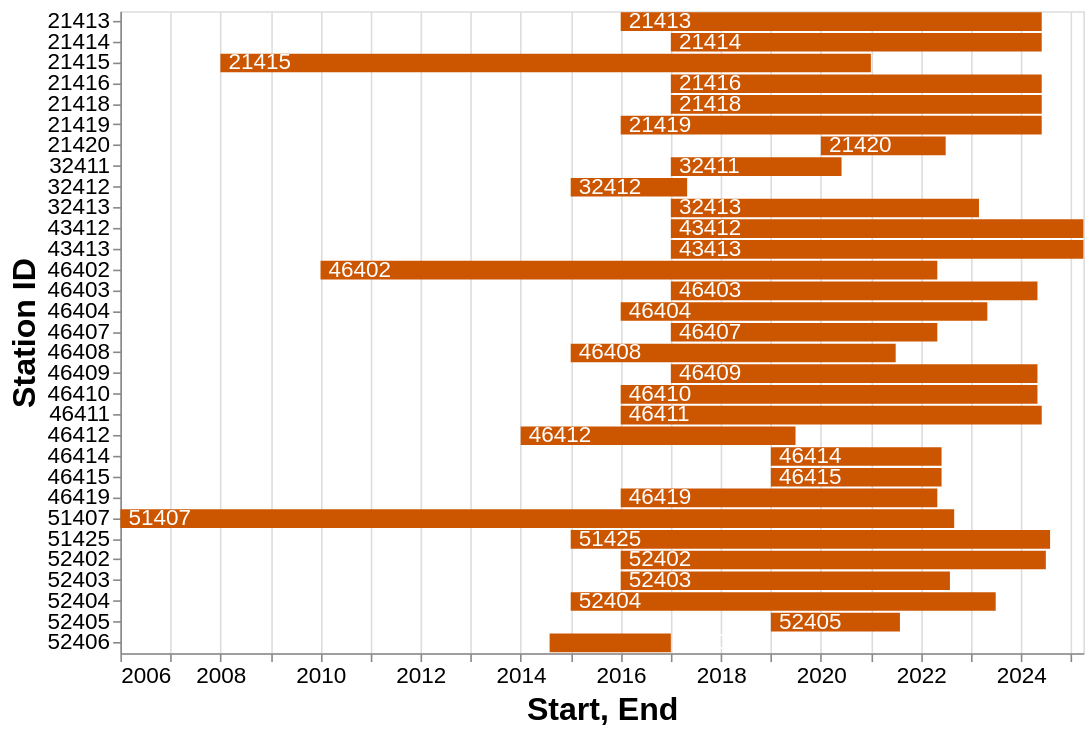

The code cell stored with this chart in its notebook:
### Code cell
#data.iloc[0,8][11:] '2016/12/31'
#data.iloc[0,8][:10] #'2010/01/01'#
import altair as alt
start=[]
end=[]
for i in range(len(data.iloc[:,8])):
    start.append(data.iloc[i,8][:10])
    end.append(data.iloc[i,8][11:])
data["Start"]=pd.Series(start)
data["End"]=pd.Series(end)
data["Start"]=pd.to_datetime(data["Start"])
data["End"]=pd.to_datetime(data["End"])
data["Station ID"]=data["Station ID"].astype(str)
bars = alt.Chart(data).mark_bar(color='#CC5500').encode(
    x="Start",
    x2="End",
    y=alt.Y("Station ID")
)

text = bars.mark_text(
    align="left",
    baseline="middle",
    color="white",
    fontSize=14,
    dx=5  # Nudges text to right so it doesn't appear on top of the bar
).encode(
    text="Station ID"
)
(bars+text).properties(height=400, width=600).configure_axis(
    labelFontSize=14,
    titleFontSize=20
)

### Figure 1 — Vega-Lite specification as saved in the notebook (floating-point values rounded to 4 significant figures)
{"config": {"view": {"continuousWidth": 300, "continuousHeight": 300}, "axis": {"labelFontSize": 14, "titleFontSize": 20}}, "layer": [{"mark": {"type": "bar", "color": "#CC5500"}, "encoding": {"x": {"field": "Start", "type": "temporal"}, "x2": {"field": "End"}, "y": {"field": "Station ID", "type": "nominal"}}}, {"mark": {"type": "text", "align": "left", "baseline": "middle", "color": "white", "dx": 5, "fontSize": 14}, "encoding": {"text": {"field": "Station ID", "type": "nominal"}, "x": {"field": "Start", "type": "temporal"}, "x2": {"field": "End"}, "y": {"field": "Station ID", "type": "nominal"}}}], "data": {"name": "data-1e46b95174357543d03e439aa3a63d33"}, "height": 400, "width": 600, "$schema": "https://vega.github.io/schema/vega-lite/v6.4.1.json", "datasets": {"data-1e46b95174357543d03e439aa3a63d33": [{"Station ID": "46402", "Mean MLS": 1.743, "Mean BLS": -4.118, "STD MLS": 0.1918, "STD BLS": 0.2967, "Lon": -163.9, "Lat": 50.98, "Depth [m]": 4772, " Dates           ": "2010/01/01-2022/04/30", "Winter IG [mm]": 10.08, "Summer IG [mm]": 6.768, "Winter Power 120 s": -44.53, "Summer Power 120 s": -49.52, "Winter Power 250 s": -41.51, "Summer Power 250 s": -46.78, "Winter Power 800 s": -40.89, "Summer Power 800 s": -41.52, "DART Station ID": 46402, "Start": "2010-01-01T00:00:00", "End": "2022-04-30T00:00:00"}, {"Station ID": "46408", "Mean MLS": 1.738, "Mean BLS": -4.108, "STD MLS": 0.1484, "STD BLS": 0.3264, "Lon": -169.9, "Lat": 49.66, "Depth [m]": 5415, " Dates           ": "2015/01/01-2021/06/30", "Winter IG [mm]": 10.08, "Summer IG [mm]": 7.331, "Winter Power 120 s": -45.43, "Summer Power 120 s": -50.05, "Winter Power 250 s": -41.44, "Summer Power 250 s": -46.61, "Winter Power 800 s": -40.91, "Summer Power 800 s": -41.48, "DART Station ID": 46408, "Start": "2015-01-01T00:00:00", "End": "2021-06-30T00:00:00"}, {"Station ID": "46410", "Mean MLS": 1.45, "Mean BLS": -3.778, "STD MLS": 0.2094, "STD BLS": 0.4434, "Lon": -143.8, "Lat": 57.63, "Depth [m]": 3755, " Dates           ": "2016/01/01-2024/04/30", "Winter IG [mm]": 14.63, "Summer IG [mm]": 7.582, "Winter Power 120 s": -40.92, "Summer Power 120 s": -47.41, "Winter Power 250 s": -39.49, "Summer Power 250 s": -45.82, "Winter Power 800 s": -40.47, "Summer Power 800 s": -41.74, "DART Station ID": 46410, "Start": "2016-01-01T00:00:00", "End": "2024-04-30T00:00:00"}, {"Station ID": "46415", "Mean MLS": 1.889, "Mean BLS": -4.346, "STD MLS": 0.2162, "STD BLS": 0.3574, "Lon": -139.9, "Lat": 53.04, "Depth [m]": 3607, " Dates           ": "2019/01/01-2022/05/31", "Winter IG [mm]": 14.15, "Summer IG [mm]": 7.138, "Winter Power 120 s": -41.04, "Summer Power 120 s": -48.71, "Winter Power 250 s": -39.08, "Summer Power 250 s": -46.76, "Winter Power 800 s": -39.96, "Summer Power 800 s": -41.74, "DART Station ID": 46415, "Start": "2019-01-01T00:00:00", "End": "2022-05-31T00:00:00"}, {"Station ID": "46414", "Mean MLS": 1.781, "Mean BLS": -4.256, "STD MLS": 0.1955, "STD BLS": 0.3097, "Lon": -152.4, "Lat": 53.76, "Depth [m]": 4736, " Dates           ": "2019/01/01-2022/05/31", "Winter IG [mm]": 10.75, "Summer IG [mm]": 6.509, "Winter Power 120 s": -44.31, "Summer Power 120 s": -50.77, "Winter Power 250 s": -41.02, "Summer Power 250 s": -47.76, "Winter Power 800 s": -40.58, "Summer Power 800 s": -42.3, "DART Station ID": 46414, "Start": "2019-01-01T00:00:00", "End": "2022-05-31T00:00:00"}, {"Station ID": "46409", "Mean MLS": 1.703, "Mean BLS": -4.113, "STD MLS": 0.2111, "STD BLS": 0.3851, "Lon": -148.6, "Lat": 55.31, "Depth [m]": 4224, " Dates           ": "2017/01/01-2024/04/30", "Winter IG [mm]": 12.33, "Summer IG [mm]": 6.769, "Winter Power 120 s": -42.67, "Summer Power 120 s": -48.96, "Winter Power 250 s": -40.02, "Summer Power 250 s": -46.61, "Winter Power 800 s": -40.58, "Summer Power 800 s": -41.81, "DART Station ID": 46409, "Start": "2017-01-01T00:00:00", "End": "2024-04-30T00:00:00"}, {"Station ID": "46403", "Mean MLS": 1.701, "Mean BLS": -4.115, "STD MLS": 0.1272, "STD BLS": 0.3065, "Lon": -156.8, "Lat": 52.66, "Depth [m]": 4522, " Dates           ": "2017/01/01-2024/04/30", "Winter IG [mm]": 10.64, "Summer IG [mm]": 6.702, "Winter Power 120 s": -43.52, "Summer Power 120 s": -49.33, "Winter Power 250 s": -41.24, "Summer Power 250 s": -46.67, "Winter Power 800 s": -40.94, "Summer Power 800 s": -41.75, "DART Station ID": 46403, "Start": "2017-01-01T00:00:00", "End": "2024-04-30T00:00:00"}, {"Station ID": "46407", "Mean MLS": 1.905, "Mean BLS": -4.254, "STD MLS": 0.2229, "STD BLS": 0.3952, "Lon": -128.8, "Lat": 42.7, "Depth [m]": 3300, " Dates           ": "2017/01/01-2022/04/30", "Winter IG [mm]": 19.39, "Summer IG [mm]": 7.867, "Winter Power 120 s": -38.17, "Summer Power 120 s": -46.78, "Winter Power 250 s": -37.51, "Summer Power 250 s": -45.78, "Winter Power 800 s": -39.04, "Summer Power 800 s": -41.02, "DART Station ID": 46407, "Start": "2017-01-01T00:00:00", "End": "2022-04-30T00:00:00"}, {"Station ID": "46419", "Mean MLS": 1.659, "Mean BLS": -3.898, "STD MLS": 0.2073, "STD BLS": 0.4246, "Lon": -129.6, "Lat": 48.8, "Depth [m]": 2795, " Dates           ": "2016/01/01-2022/04/30", "Winter IG [mm]": 17.98, "Summer IG [mm]": 8.336, "Winter Power 120 s": -38.55, "Summer Power 120 s": -46.86, "Winter Power 250 s": -37.85, "Summer Power 250 s": -45.67, "Winter Power 800 s": -39.01, "Summer Power 800 s": -40.49, "DART Station ID": 46419, "Start": "2016-01-01T00:00:00", "End": "2022-04-30T00:00:00"}, {"Station ID": "46404", "Mean MLS": 1.764, "Mean BLS": -3.99, "STD MLS": 0.2397, "STD BLS": 0.4296, "Lon": -128.8, "Lat": 45.85, "Depth [m]": 3738, " Dates           ": "2016/01/01-2023/04/30", "Winter IG [mm]": 21.85, "Summer IG [mm]": 8.624, "Winter Power 120 s": -36.68, "Summer Power 120 s": -45.88, "Winter Power 250 s": -35.69, "Summer Power 250 s": -44.74, "Winter Power 800 s": -37.98, "Summer Power 800 s": -40.28, "DART Station ID": 46404, "Start": "2016-01-01T00:00:00", "End": "2023-04-30T00:00:00"}, {"Station ID": "46411", "Mean MLS": 1.704, "Mean BLS": -4.063, "STD MLS": 0.2054, "STD BLS": 0.3713, "Lon": -127.1, "Lat": 39.34, "Depth [m]": 4325, " Dates           ": "2016/01/01-2024/05/31", "Winter IG [mm]": 13.28, "Summer IG [mm]": 7.035, "Winter Power 120 s": -41.79, "Summer Power 120 s": -48.72, "Winter Power 250 s": -40.21, "Summer Power 250 s": -46.31, "Winter Power 800 s": -40.31, "Summer Power 800 s": -41.44, "DART Station ID": 46411, "Start": "2016-01-01T00:00:00", "End": "2024-05-31T00:00:00"}, {"Station ID": "43413", "Mean MLS": 1.855, "Mean BLS": -4.07, "STD MLS": 0.1625, "STD BLS": 0.3665, "Lon": -100.1, "Lat": 11.01, "Depth [m]": 3741, " Dates           ": "2017/01/01-2025/03/31", "Winter IG [mm]": 9.729, "Summer IG [mm]": 12.71, "Winter Power 120 s": -44.8, "Summer Power 120 s": -42.42, "Winter Power 250 s": -42.72, "Summer Power 250 s": -41.28, "Winter Power 800 s": -40.49, "Summer Power 800 s": -38.1, "DART Station ID": 43413, "Start": "2017-01-01T00:00:00", "End": "2025-03-31T00:00:00"}, {"Station ID": "46412", "Mean MLS": 2.156, "Mean BLS": -4.643, "STD MLS": 0.1785, "STD BLS": 0.332, "Lon": -120.6, "Lat": 32.4, "Depth [m]": 3751, " Dates           ": "2014/01/01-2019/06/30", "Winter IG [mm]": 10.73, "Summer IG [mm]": 7.853, "Winter Power 120 s": -43.91, "Summer Power 120 s": -47.65, "Winter Power 250 s": -41.91, "Summer Power 250 s": -45.32, "Winter Power 800 s": -41.09, "Summer Power 800 s": -41.11, "DART Station ID": 46412, "Start": "2014-01-01T00:00:00", "End": "2019-06-30T00:00:00"}, {"Station ID": "43412", "Mean MLS": 1.934, "Mean BLS": -4.265, "STD MLS": 0.1549, "STD BLS": 0.3032, "Lon": -107.0, "Lat": 16.05, "Depth [m]": 3142, " Dates           ": "2017/01/01-2025/03/31", "Winter IG [mm]": 9.599, "Summer IG [mm]": 12.64, "Winter Power 120 s": -44.42, "Summer Power 120 s": -42.47, "Winter Power 250 s": -42.8, "Summer Power 250 s": -41.77, "Winter Power 800 s": -40.69, "Summer Power 800 s": -38.45, "DART Station ID": 43412, "Start": "2017-01-01T00:00:00", "End": "2025-03-31T00:00:00"}, {"Station ID": "51407", "Mean MLS": 2.693, "Mean BLS": -5.378, "STD MLS": 0.2193, "STD BLS": 0.4294, "Lon": -156.5, "Lat": 19.56, "Depth [m]": 4793, " Dates           ": "2006/01/01-2022/08/31", "Winter IG [mm]": 7.544, "Summer IG [mm]": 6.581, "Winter Power 120 s": -48.24, "Summer Power 120 s": -50.08, "Winter Power 250 s": -44.56, "Summer Power 250 s": -46.57, "Winter Power 800 s": -42.26, "Summer Power 800 s": -42.28, "DART Station ID": 51407, "Start": "2006-01-01T00:00:00", "End": "2022-08-31T00:00:00"}, {"Station ID": "21415", "Mean MLS": 1.689, "Mean BLS": -4.028, "STD MLS": 0.1361, "STD BLS": 0.2632, "Lon": 171.9, "Lat": 50.15, "Depth [m]": 4805, " Dates           ": "2008/01/01-2020/12/31", "Winter IG [mm]": 10.7, "Summer IG [mm]": 6.668, "Winter Power 120 s": -44.88, "Summer Power 120 s": -49.89, "Winter Power 250 s": -41.48, "Summer Power 250 s": -47.21, "Winter Power 800 s": -40.08, "Summer Power 800 s": -41.33, "DART Station ID": 21415, "Start": "2008-01-01T00:00:00", "End": "2020-12-31T00:00:00"}, {"Station ID": "21413", "Mean MLS": 1.959, "Mean BLS": -4.401, "STD MLS": 0.1493, "STD BLS": 0.2898, "Lon": 152.1, "Lat": 30.53, "Depth [m]": 5880, " Dates           ": "2016/01/01-2024/05/31", "Winter IG [mm]": 8.169, "Summer IG [mm]": 5.769, "Winter Power 120 s": -47.35, "Summer Power 120 s": -51.22, "Winter Power 250 s": -43.66, "Summer Power 250 s": -48.7, "Winter Power 800 s": -40.75, "Summer Power 800 s": -42.17, "DART Station ID": 21413, "Start": "2016-01-01T00:00:00", "End": "2024-05-31T00:00:00"}, {"Station ID": "21418", "Mean MLS": 1.946, "Mean BLS": -4.359, "STD MLS": 0.1439, "STD BLS": 0.2716, "Lon": 148.7, "Lat": 38.73, "Depth [m]": 5777, " Dates           ": "2017/01/01-2024/05/31", "Winter IG [mm]": 8.046, "Summer IG [mm]": 5.941, "Winter Power 120 s": -47.9, "Summer Power 120 s": -51.24, "Winter Power 250 s": -44.1, "Summer Power 250 s": -48.74, "Winter Power 800 s": -40.86, "Summer Power 800 s": -42.0, "DART Station ID": 21418, "Start": "2017-01-01T00:00:00", "End": "2024-05-31T00:00:00"}, {"Station ID": "21416", "Mean MLS": 1.789, "Mean BLS": -4.147, "STD MLS": 0.2021, "STD BLS": 0.4054, "Lon": 163.4, "Lat": 48.11, "Depth [m]": 5812, " Dates           ": "2017/01/01-2024/05/31", "Winter IG [mm]": 9.507, "Summer IG [mm]": 6.185, "Winter Power 120 s": -46.44, "Summer Power 120 s": -50.8, "Winter Power 250 s": -42.41, "Summer Power 250 s": -48.22, "Winter Power 800 s": -40.63, "Summer Power 800 s": -41.99, "DART Station ID": 21416, "Start": "2017-01-01T00:00:00", "End": "2024-05-31T00:00:00"}, {"Station ID": "21419", "Mean MLS": 1.797, "Mean BLS": -4.114, "STD MLS": 0.1633, "STD BLS": 0.3932, "Lon": 155.7, "Lat": 44.44, "Depth [m]": 5282, " Dates           ": "2016/01/01-2024/05/31", "Winter IG [mm]": 8.804, "Summer IG [mm]": 6.362, "Winter Power 120 s": -47.04, "Summer Power 120 s": -51.32, "Winter Power 250 s": -43.23, "Summer Power 250 s": -48.63, "Winter Power 800 s": -40.38, "Summer Power 800 s": -41.54, "DART Station ID": 21419, "Start": "2016-01-01T00:00:00", "End": "2024-05-31T00:00:00"}, {"Station ID": "21414", "Mean MLS": 1.756, "Mean BLS": -4.132, "STD MLS": 0.1619, "STD BLS": 0.3476, "Lon": 178.2, "Lat": 48.96, "Depth [m]": 5463, " Dates           ": "2017/01/01-2024/05/31", "Winter IG [mm]": 10.29, "Summer IG [mm]": 6.522, "Winter Power 120 s": -45.21, "Summer Power 120 s": -50.46, "Winter Power 250 s": -41.3, "Summer Power 250 s": -47.63, "Winter Power 800 s": -40.61, "Summer Power 800 s": -41.9, "DART Station ID": 21414, "Start": "2017-01-01T00:00:00", "End": "2024-05-31T00:00:00"}, {"Station ID": "21420", "Mean MLS": 2.031, "Mean BLS": -4.477, "STD MLS": 0.1944, "STD BLS": 0.3544, "Lon": 135.0, "Lat": 28.91, "Depth [m]": 4877, " Dates           ": "2020/01/01-2022/06/30", "Winter IG [mm]": 7.701, "Summer IG [mm]": 4.98, "Winter Power 120 s": -48.84, "Summer Power 120 s": -54.61, "Winter Power 250 s": -45.61, "Summer Power 250 s": -52.61, "Winter Power 800 s": -40.42, "Summer Power 800 s": -42.66, "DART Station ID": 21420, "Start": "2020-01-01T00:00:00", "End": "2022-06-30T00:00:00"}, {"Station ID": "51425", "Mean MLS": 1.945, "Mean BLS": -4.4, "STD MLS": 0.1697, "STD BLS": 0.3153, "Lon": -176.3, "Lat": -9.505, "Depth [m]": 4890, " Dates           ": "2015/01/01-2024/07/31", "Winter IG [mm]": 8.116, "Summer IG [mm]": 7.462, "Winter Power 120 s": -47.1, "Summer Power 120 s": -48.33, "Winter Power 250 s": -43.86, "Summer Power 250 s": -45.17, "Winter Power 800 s": -41.46, "Summer Power 800 s": -41.0, "DART Station ID": 51425, "Start": "2015-01-01T00:00:00", "End": "2024-07-31T00:00:00"}, {"Station ID": "52406", "Mean MLS": 2.258, "Mean BLS": -4.489, "STD MLS": 0.1786, "STD BLS": 0.3057, "Lon": 165.0, "Lat": -5.373, "Depth [m]": 1807, " Dates           ": "2017/01/01-2014/07/31", "Winter IG [mm]": 13.58, "Summer IG [mm]": 11.62, "Winter Power 120 s": -41.6, "Summer Power 120 s": -43.87, "Winter Power 250 s": -40.96, "Summer Power 250 s": -42.99, "Winter Power 800 s": -38.55, "Summer Power 800 s": -38.35, "DART Station ID": 52406, "Start": "2017-01-01T00:00:00", "End": "2014-07-31T00:00:00"}, {"Station ID": "52402", "Mean MLS": 1.977, "Mean BLS": -4.442, "STD MLS": 0.1502, "STD BLS": 0.3627, "Lon": 153.9, "Lat": 11.93, "Depth [m]": 5886, " Dates           ": "2016/01/01-2024/06/30", "Winter IG [mm]": 7.232, "Summer IG [mm]": 6.101, "Winter Power 120 s": -48.07, "Summer Power 120 s": -50.57, "Winter Power 250 s": -44.86, "Summer Power 250 s": -48.21, "Winter Power 800 s": -41.51, "Summer Power 800 s": -41.97, "DART Station ID": 52402, "Start": "2016-01-01T00:00:00", "End": "2024-06-30T00:00:00"}, {"Station ID": "52404", "Mean MLS": 1.934, "Mean BLS": -4.41, "STD MLS": 0.1941, "STD BLS": 0.3309, "Lon": 132.1, "Lat": 20.63, "Depth [m]": 5992, " Dates           ": "2015/01/01-2023/06/30", "Winter IG [mm]": 7.0, "Summer IG [mm]": 6.074, "Winter Power 120 s": -48.96, "Summer Power 120 s": -51.13, "Winter Power 250 s": -45.77, "Summer Power 250 s": -48.78, "Winter Power 800 s": -41.36, "Summer Power 800 s": -42.38, "DART Station ID": 52404, "Start": "2015-01-01T00:00:00", "End": "2023-06-30T00:00:00"}, {"Station ID": "52405", "Mean MLS": 2.124, "Mean BLS": -4.68, "STD MLS": 0.157, "STD BLS": 0.3376, "Lon": 132.2, "Lat": 13.04, "Depth [m]": 5848, " Dates           ": "2019/01/01-2021/07/31", "Winter IG [mm]": 6.75, "Summer IG [mm]": 5.78, "Winter Power 120 s": -49.04, "Summer Power 120 s": -51.62, "Winter Power 250 s": -45.97, "Summer Power 250 s": -49.41, "Winter Power 800 s": -42.07, "Summer Power 800 s": -42.86, "DART Station ID": 52405, "Start": "2019-01-01T00:00:00", "End": "2021-07-31T00:00:00"}, {"Station ID": "52403", "Mean MLS": 2.172, "Mean BLS": -4.745, "STD MLS": 0.1755, "STD BLS": 0.3169, "Lon": 145.6, "Lat": 4.06, "Depth [m]": 4480, " Dates           ": "2016/01/01-2022/07/31", "Winter IG [mm]": 7.269, "Summer IG [mm]": 5.712, "Winter Power 120 s": -47.77, "Summer Power 120 s": -51.89, "Winter Power 250 s": -45.6, "Summer Power 250 s": -49.74, "Winter Power 800 s": -42.09, "Summer Power 800 s": -42.4, "DART Station ID": 52403, "Start": "2016-01-01T00:00:00", "End": "2022-07-31T00:00:00"}, {"Station ID": "32411", "Mean MLS": 1.815, "Mean BLS": -4.078, "STD MLS": 0.1694, "STD BLS": 0.339, "Lon": -90.87, "Lat": 4.958, "Depth [m]": 3273, " Dates           ": "2017/01/01-2020/05/31", "Winter IG [mm]": 9.276, "Summer IG [mm]": 12.56, "Winter Power 120 s": -44.99, "Summer Power 120 s": -42.96, "Winter Power 250 s": -43.18, "Summer Power 250 s": -41.82, "Winter Power 800 s": -40.79, "Summer Power 800 s": -37.9, "DART Station ID": 32411, "Start": "2017-01-01T00:00:00", "End": "2020-05-31T00:00:00"}, {"Station ID": "32413", "Mean MLS": 1.787, "Mean BLS": -3.97, "STD MLS": 0.1429, "STD BLS": 0.3884, "Lon": -93.48, "Lat": -7.43, "Depth [m]": 4008, " Dates           ": "2017/01/01-2023/02/28", "Winter IG [mm]": 8.936, "Summer IG [mm]": 12.63, "Winter Power 120 s": -45.63, "Summer Power 120 s": -43.85, "Winter Power 250 s": -43.24, "Summer Power 250 s": -41.53, "Winter Power 800 s": -40.78, "Summer Power 800 s": -38.01, "DART Station ID": 32413, "Start": "2017-01-01T00:00:00", "End": "2023-02-28T00:00:00"}, {"Station ID": "32412", "Mean MLS": 1.831, "Mean BLS": -4.121, "STD MLS": 0.1684, "STD BLS": 0.3688, "Lon": -86.37, "Lat": -17.98, "Depth [m]": 4364, " Dates           ": "2015/01/01-2017/04/30", "Winter IG [mm]": 8.75, "Summer IG [mm]": 12.45, "Winter Power 120 s": -45.71, "Summer Power 120 s": -43.62, "Winter Power 250 s": -43.41, "Summer Power 250 s": -41.13, "Winter Power 800 s": -40.96, "Summer Power 800 s": -38.28, "DART Station ID": 32412, "Start": "2015-01-01T00:00:00", "End": "2017-04-30T00:00:00"}]}}
